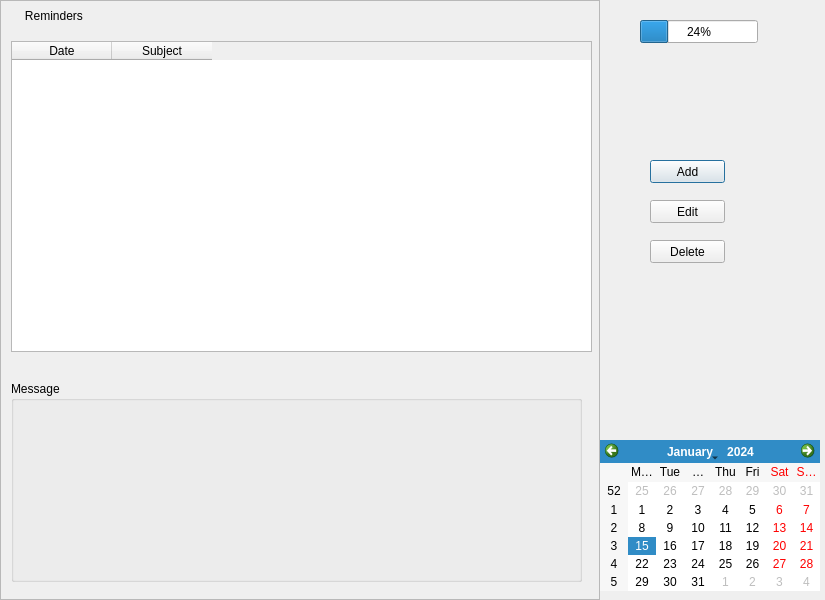
<?xml version="1.0" encoding="UTF-8"?>
<ui version="4.0">
 <class>remindersPage</class>
 <widget class="QDialog" name="remindersPage">
  <property name="geometry">
   <rect>
    <x>0</x>
    <y>0</y>
    <width>825</width>
    <height>600</height>
   </rect>
  </property>
  <property name="windowTitle">
   <string>Reminders</string>
  </property>
  <widget class="QPushButton" name="addButton">
   <property name="geometry">
    <rect>
     <x>650</x>
     <y>160</y>
     <width>75</width>
     <height>23</height>
    </rect>
   </property>
   <property name="text">
    <string>Add</string>
   </property>
   <property name="icon">
    <iconset>
     <normaloff>add.gif</normaloff>add.gif</iconset>
   </property>
   <property name="iconSize">
    <size>
     <width>32</width>
     <height>22</height>
    </size>
   </property>
  </widget>
  <widget class="QPushButton" name="deleteButton">
   <property name="geometry">
    <rect>
     <x>650</x>
     <y>240</y>
     <width>75</width>
     <height>23</height>
    </rect>
   </property>
   <property name="text">
    <string>Delete</string>
   </property>
   <property name="icon">
    <iconset>
     <normaloff>delete.gif</normaloff>delete.gif</iconset>
   </property>
   <property name="iconSize">
    <size>
     <width>30</width>
     <height>18</height>
    </size>
   </property>
  </widget>
  <widget class="QPushButton" name="editButton">
   <property name="geometry">
    <rect>
     <x>650</x>
     <y>200</y>
     <width>75</width>
     <height>23</height>
    </rect>
   </property>
   <property name="text">
    <string>Edit</string>
   </property>
   <property name="icon">
    <iconset>
     <normaloff>edit.gif</normaloff>edit.gif</iconset>
   </property>
   <property name="iconSize">
    <size>
     <width>34</width>
     <height>24</height>
    </size>
   </property>
  </widget>
  <widget class="QCalendarWidget" name="calendar">
   <property name="geometry">
    <rect>
     <x>600</x>
     <y>440</y>
     <width>220</width>
     <height>151</height>
    </rect>
   </property>
  </widget>
  <widget class="QProgressBar" name="progressBar">
   <property name="geometry">
    <rect>
     <x>640</x>
     <y>20</y>
     <width>118</width>
     <height>23</height>
    </rect>
   </property>
   <property name="value">
    <number>24</number>
   </property>
  </widget>
  <widget class="QScrollArea" name="scrollArea">
   <property name="geometry">
    <rect>
     <x>0</x>
     <y>0</y>
     <width>600</width>
     <height>600</height>
    </rect>
   </property>
   <property name="widgetResizable">
    <bool>true</bool>
   </property>
   <widget class="QWidget" name="scrollAreaWidgetContents">
    <property name="geometry">
     <rect>
      <x>0</x>
      <y>0</y>
      <width>598</width>
      <height>598</height>
     </rect>
    </property>
    <widget class="QTableWidget" name="remindersTable">
     <property name="geometry">
      <rect>
       <x>10</x>
       <y>40</y>
       <width>581</width>
       <height>311</height>
      </rect>
     </property>
     <column>
      <property name="text">
       <string>Date</string>
      </property>
     </column>
     <column>
      <property name="text">
       <string>Subject</string>
      </property>
     </column>
    </widget>
    <widget class="QGroupBox" name="messageBox">
     <property name="geometry">
      <rect>
       <x>10</x>
       <y>380</y>
       <width>571</width>
       <height>201</height>
      </rect>
     </property>
     <property name="title">
      <string>Message</string>
     </property>
    </widget>
    <widget class="QLabel" name="remindersLabel">
     <property name="geometry">
      <rect>
       <x>14</x>
       <y>5</y>
       <width>571</width>
       <height>20</height>
      </rect>
     </property>
     <property name="styleSheet">
      <string notr="true">font: 18pt &quot;MS Shell Dlg 2&quot;;</string>
     </property>
     <property name="text">
      <string>   Reminders</string>
     </property>
    </widget>
   </widget>
  </widget>
 </widget>
 <tabstops>
  <tabstop>scrollArea</tabstop>
  <tabstop>remindersTable</tabstop>
  <tabstop>addButton</tabstop>
  <tabstop>editButton</tabstop>
  <tabstop>deleteButton</tabstop>
  <tabstop>calendar</tabstop>
 </tabstops>
 <resources/>
 <connections/>
</ui>
